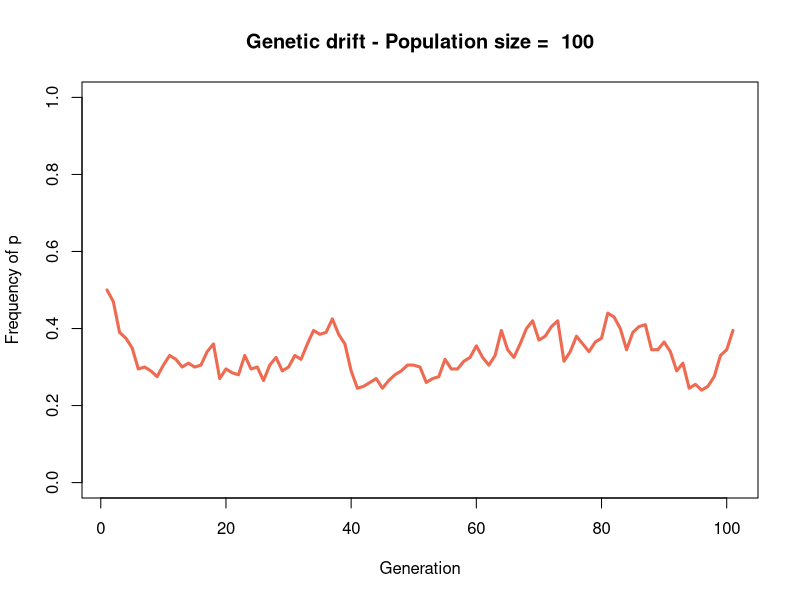
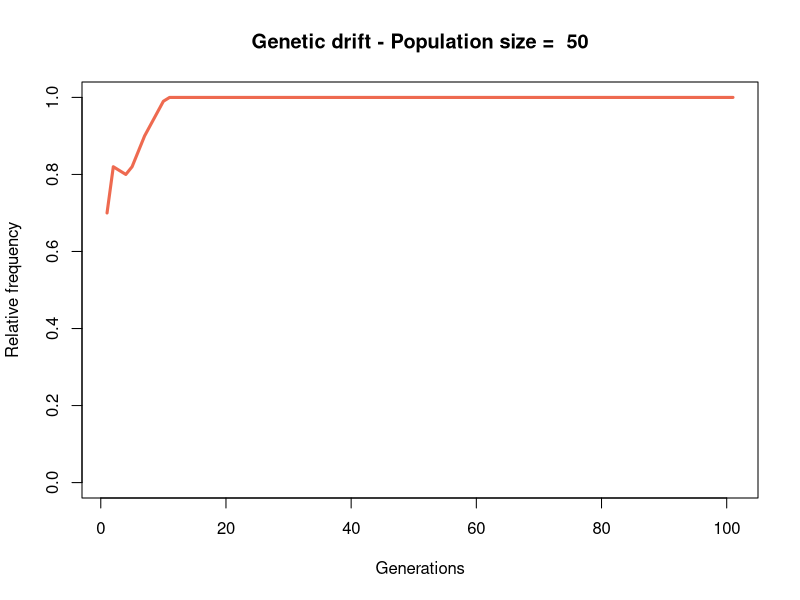
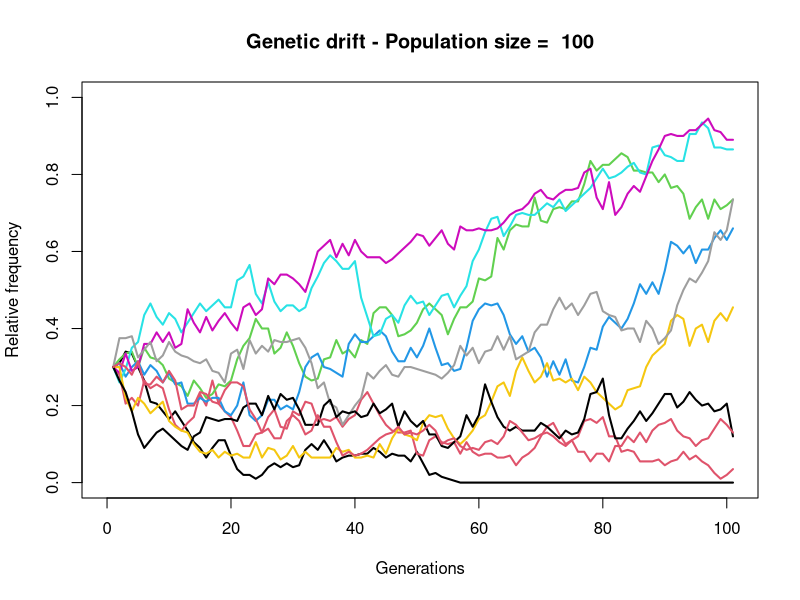
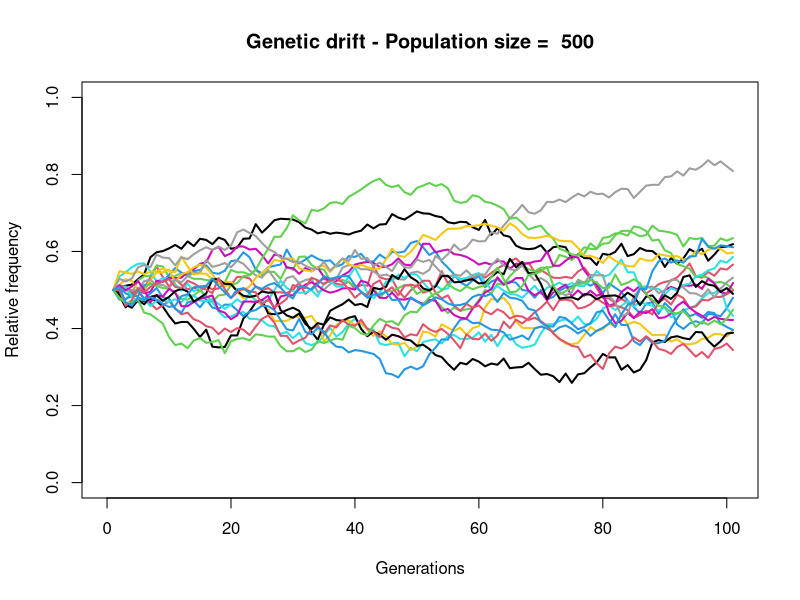
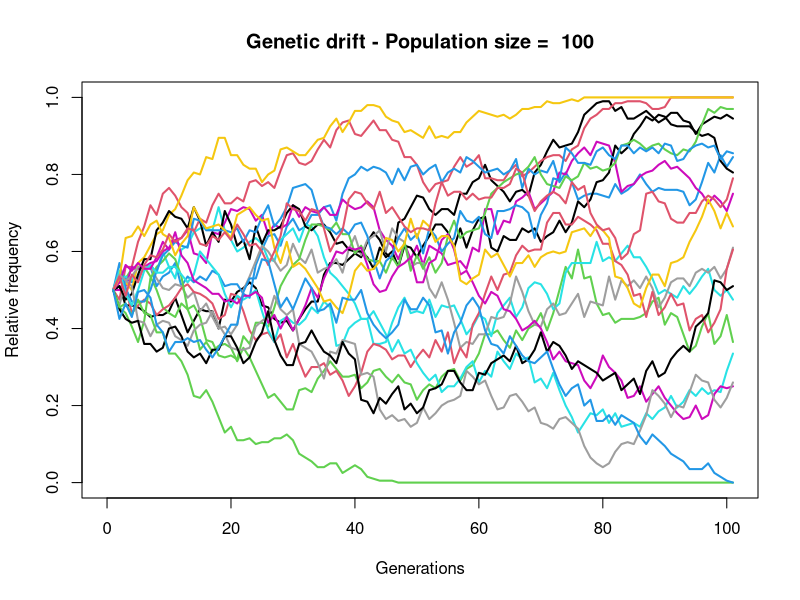
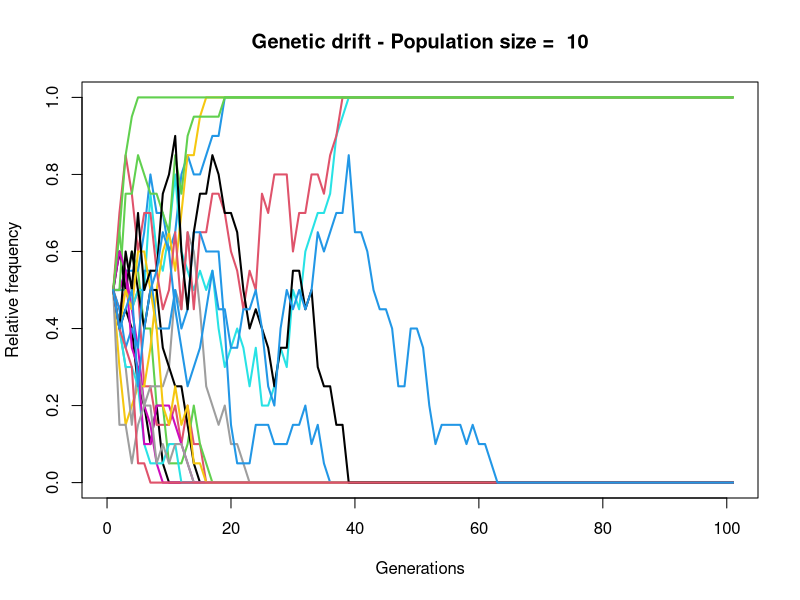
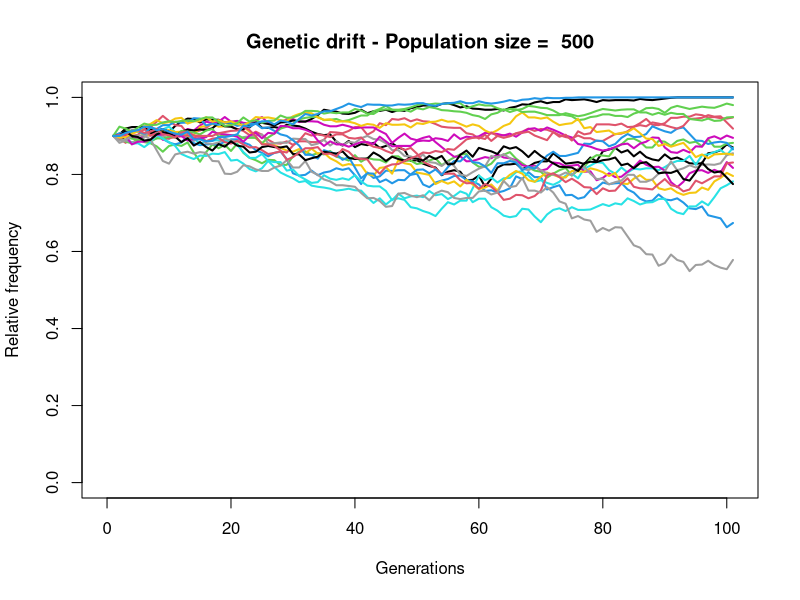
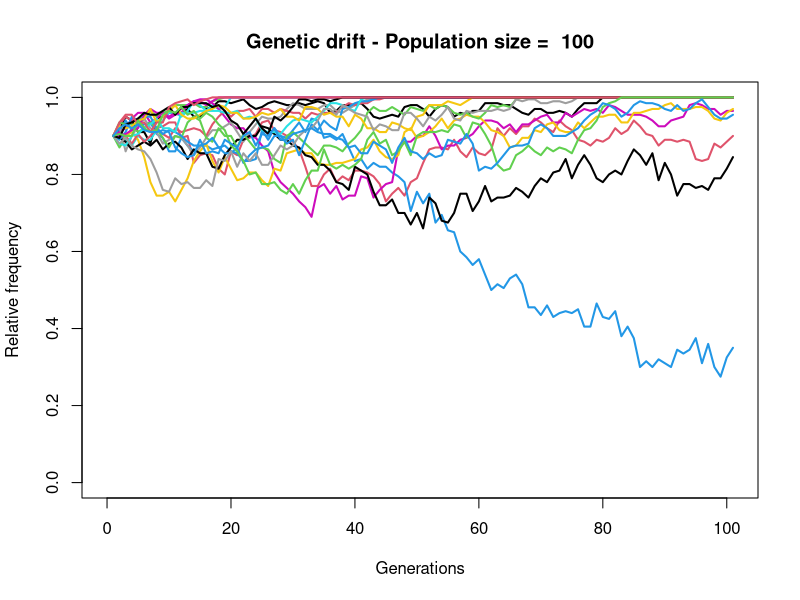

Source code (R) for these figures, in order:
## ---- chunk 1
knitr::opts_chunk$set(echo = TRUE, fig.width = 6, fig.height = 4, fig.align = "center")
## ---- chunk 2
# Random sampling of a vector
sample(c(1:10))
## ---- chunk 3
# Random sampling of a vector with replacement
sample(c(1:10), replace = T)
## ---- chunk 4
# Random sampling three elements of a vector with replacement
sample(c(1:10), size = 3, replace = T)
## ---- chunk 5
# Random sampling three elements of a vector with replacement
set.seed(4)
sample(c(1:10), size = 3, replace = T)
## ---- chunk 6
# Random sampling six elements of a vector with replacement with probabilities
sample(c('Good', 'Defective'), size = 6, replace = T, prob = c(0.75, 0.25))
## ---- chunk 7
# Random DNA sequence generator taking into account GC content
nucleotides = c("A", "T", "C", "G") 
composition = c(0.3, 0.3, 0.2, 0.2)
lengthSeq = 100
seq100 <- sample(nucleotides, size = lengthSeq, prob = composition, replace = T)
length(seq100)
table(seq100)
table(seq100)/lengthSeq
## ---- chunk 8
# 20 alleles
# 10 Ne
# allele A: p = 0.8
# allele a q = 0.2
alleles = c("A", "a") 
freq = c(0.8, 0.2)
Ne = 10
sample_alleles = sample(alleles, size = 2*Ne, prob = freq, replace = T)
table(sample_alleles)
table(sample_alleles)/(2*Ne)
## ---- chunk 9
# Genetic drift
# Simulation of random drift trajectory of allele frequency for one locus with two alleles 
# Ne = effective population size; tgen = number of generation simulated; p_0 = initial frequency of allele A)
# A single trajectory (a linear random walk)

genetic_drift <- function(p_0, Ne, tgen) {
  alleles <- c(1, 0) # 1 A and 0 a (numerical for estimating frequency directly)
  pvector <- c() # Store p allele frequency values over generations
  pvector[1] <- p_0 # First value is initial p frequency
  p_ = p_0
  for (i in 2:(tgen+1)) {
    p_ = sum(sample(alleles, size = 2*Ne, prob = c(p_, 1-p_), replace = T))/(2*Ne) ;
    pvector[i] = p_ # Add new frequency 
  }
  plot(pvector, ylim = c(0, 1),
       col="coral2", type = "l",lwd = 3,
       main = paste("Genetic drift - Population size = ", Ne), 
       xlab = "Generation", ylab = "Frequency of p")
} 
# Call the function
genetic_drift(0.5, 100, 100)
## ---- chunk 10
# Binomial simulation in r
rbinom(n = 7, size = 150, prob = 0.05)
## ---- chunk 11
N <- 4 # set population size
p <- 0.5 # set allele frequency
# Binomial sampling to get the new frequency of the A1 in the next generation 
rbinom(n = 1, size = 2*N, prob = p)/(2*N)
## ---- chunk 12
# Genetic drift
# Simulation of random drift trajectory of allele frequency for one
# locus with two alleles 
# Ne = effective population size; tgen = number of generation simulated;
# p_0 = initial frequency allele A)
# A single trajectory (a linear random walk)
# using random binomial distribution function

genetic_drift <- function(p_0, Ne, tgen) {
pvector <- c()
pvector[1] <- p_0
p_ = p_0

for(i in 2:(tgen+1)) {
    p_ = rbinom(1,2*Ne,p_)/(2*Ne) # Random binomial distribution
	pvector[i] <- p_
}
plot(pvector, ylim = c(0,1), 
    col="coral2", type = "l", lwd = 3,
    main = paste("Genetic drift - Population size = ",Ne), xlab="Generations" , ylab = "Relative frequency")
}
# Call the function
genetic_drift(0.7, 50, 100)
## ---- chunk 13
genetic_drift <- function(p_0, Ne, tgen, nrepl) {
  # Empty plot
  plot(0,0, xlim=c(0,tgen+1), ylim = c(0,1), 
      col="coral2", type = "l", lwd = 3,
      main = paste("Genetic drift - Population size = ",Ne), xlab="Generations",
      ylab = "Relative frequency")
  # For to iterate over replicates
  for (n in 1:nrepl) {
    pvector <- c()
    pvector[1] <- p_0
    p_ = p_0
    for(i in 2:(tgen+1)) {
      p_ = rbinom(1,2*Ne,p_)/(2*Ne); 
      pvector[i] <- p_
    }
    # Draw a line for each replicate
    lines(pvector, type = "l", col = n, lwd = 2)
  }
}
# Call the function
genetic_drift(0.3, 100, 100, 10)
## ---- chunk 14
genetic_drift(0.5, 500, 100, 20)
genetic_drift(0.5, 100, 100, 20)
genetic_drift(0.5, 10, 100, 20)
genetic_drift(0.9, 500, 100, 20)
genetic_drift(0.9, 100, 100, 20)
genetic_drift(0.9, 10, 100, 20)

#When the initial frequency is 0.9 the chances of the a allele disappearing are higher and it does it in earlier generations. This same thing happens with decreasing the population, where we can see that the graphs with population 10 don't conserve both alleles in any replicate. On the 100 population most have both alleles but as said before the one with the 0.9 frequency has more replicas with no a allele. And finally, on the 500 population, the frequency 0.5 will hardly have any replica with alleles disappearing and the one with the 0.5 is incredibly unlikely for a replica to go even below the 0.5 frequency mark

## ---- chunk 15
genetic_drift <- function(p_0, Ne, tgen, nrepl) {
  
  plot(0,0, xlim=c(0,tgen+1), ylim = c(0,1), 
       col="coral2", type = "l", lwd = 3,
       main = paste("Genetic Drift - Population size = ",Ne), xlab="Generations" , ylab = "Relative frequency")
  meanpvector <- 0*c(1:(tgen+1))
  meanpvector[1] <- p_0
  for (n in 1:nrepl) {
    pvector <- c()
    pvector[1] <- p_0
    p_ = p_0
    for(i in 2:(tgen+1)) {
      p_ = rbinom(1,2*Ne,p_)/(2*Ne); 
      pvector[i] <- p_
      meanpvector[i]=meanpvector[i]+pvector[i]/nrepl
    }
    lines(pvector, type = "l", col = n, lwd = 2)
  }
  # Add mean
  lines(meanpvector, type = "l",  col = "coral4",  lwd = 6)
  legend("topleft", legend=paste("Mean = ", round(mean(meanpvector),3)),
       col=c("coral4"), lty=1, lwd=3, cex=0.8)
}
genetic_drift(0.5, 500, 100, 10)
## ---- chunk 16
genetic_drift(0.5, 500, 100, 10)
genetic_drift(0.2, 500, 100, 10)
genetic_drift(0.9, 500, 100, 10)
genetic_drift(0.5, 100, 100, 10)
genetic_drift(0.2, 100, 100, 10)
genetic_drift(0.9, 100, 100, 10)
genetic_drift(0.5, 10, 100, 10)
genetic_drift(0.2, 10, 100, 10)
genetic_drift(0.9, 10, 100, 10)

#
## ---- chunk 17
bottleneck <- function(p_0, Ne, tgen, nrepl) {
  
  plot(0,0, xlim=c(0,tgen+1), ylim = c(0,1), 
       col="coral2", type = "l", lwd = 3,
       main = paste("Bottleneck"), xlab="Generations" , ylab = "Relative frequency")
  meanpvector <- 0*c(1:(tgen+1))
  meanpvector[1] <- p_0
  for (n in 1:nrepl) {
    pvector <- c()
    pvector[1] <- p_0
    p_ = p_0
    for(i in 2:(tgen+1)) {
      if (i==50) {
        Ne=10
      }
      else if (i==51) {
        Ne=1000
      }
      p_ = rbinom(1,2*Ne,p_)/(2*Ne); 
      pvector[i] <- p_
      meanpvector[i]=meanpvector[i]+pvector[i]/nrepl
    }
    lines(pvector, type = "l", col = n, lwd = 2)
  }
  # Add mean
  lines(meanpvector, type = "l",  col = "coral4",  lwd = 6)
  legend("topleft", legend=paste("Mean = ", round(mean(meanpvector),3)),
       col=c("coral4"), lty=1, lwd=3, cex=0.8)
}

bottleneck(0.5, 1000, 100, 20)
genetic_drift(0.5, 1000, 100, 20)
## ---- chunk 18
popSizes = c(500, 500, 500, 10, 500)
mean(popSizes) # Mean
1/mean(1/popSizes) # Harmonic mean
## ---- chunk 19
harmMean<-function(x){
  m<-mean(1/x)
  res<-1/m
  return(res)
}

#previous initial conditions
p_0=0.5
Ne=1000
tgen=100
nrepl=20

#Since the population was 1000 in all generations except the 50th one which was 10, so the vector should mirror it.
popVector<-c(rep(Ne, 99), 10)
popHarm<-round(harmMean(popVector))

#harmonic drift
genetic_drift(p_0, popHarm, tgen, nrepl)

#generic drift
genetic_drift(0.5, Ne, tgen, nrepl)

## ---- chunk 20
# Recurrent
mut_dyn <- function(p0, mu, tgen) {
    plot(0, 0, xlim = c(0,tgen), ylim = c(0,1), main = 
    paste("Recurrent mutation – mu = ",mu),  xlab="Generation", ylab="q",
    type="l")
    freqvector <- c() 
    freqvector[1] <- 1-p0
    for (i in 1:tgen){
        freqvector[i+1]<-1 - p0*(1- mu)^i
    }
    lines(freqvector, type = "l", lwd=3, col="coral4")
}
mut_dyn(1,0.0001,10000) 
## ---- chunk 21
# Recurrent retromutation
mut_dyn_retro <- function(p0,mu,nu,tgen) {
    plot(0,0,xlim = c(0,tgen),ylim = c(0,1),type = "l", main = 
    paste("Mutation and retromutaion – mu = ",mu,"nu =",nu), xlab="Generation",
    ylab="q")
    freqvector <- c() 
    freqvector[1]<- 1-p0
    for (i in 1:tgen) {
        freqvector[i+1]<-freqvector[i] + mu*(1-freqvector[i])- nu*freqvector[i]
    }
  lines(freqvector, type = "l",lwd=3, col="deepskyblue4")
}
mut_dyn_retro(1,0.0001,0.00001,10000)
## ---- chunk 22

# Recurrent
mut_dyn <- function(p0, mu, tgen) {
    plot(0, 0, xlim = c(0,tgen), ylim = c(0,1), main = 
    paste("Recurrent mutation – mu = ",mu),  xlab="Generation", ylab="q",
    type="l")
    freqvector <- c() 
    freqvector[1] <- 1-p0
    for (i in 1:tgen){
        freqvector[i+1]<-1 - p0*(1- mu)^i
    }
    cat("After 50000 generations p will be", 1-freqvector[i+1])
    lines(freqvector, type = "l",lwd=3, col="deepskyblue4")

}
mut_dyn(0.8,0.000004,50000)


equilibriumA<- 0.000004/(0.0000006+0.000004)

cat("The allele frequency will be", equilibriumA, "for A and", 1-equilibriumA, "for a" )
